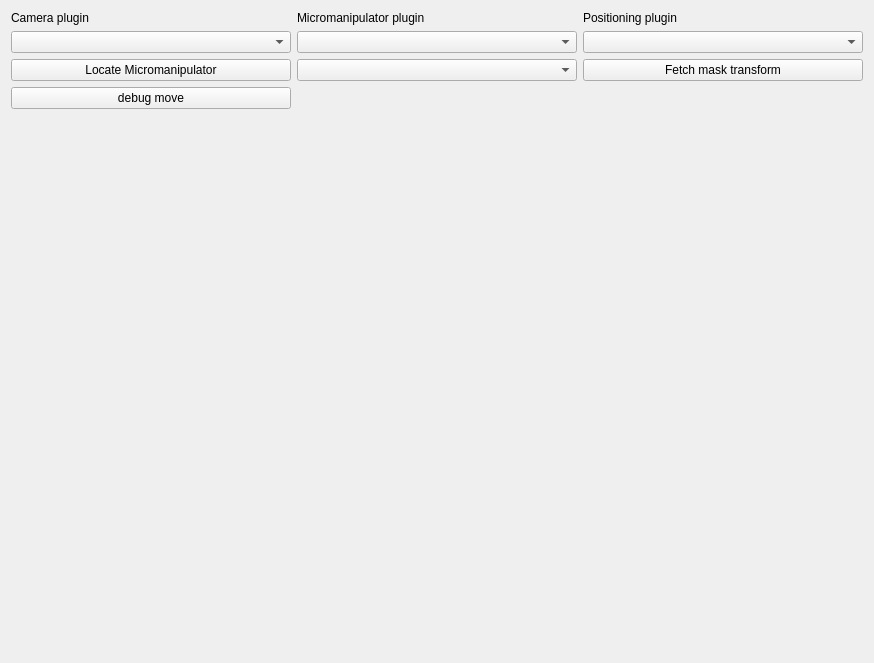
<?xml version="1.0" encoding="UTF-8"?>
<ui version="4.0">
 <class>Form</class>
 <widget class="QWidget" name="Form">
  <property name="geometry">
   <rect>
    <x>0</x>
    <y>0</y>
    <width>874</width>
    <height>663</height>
   </rect>
  </property>
  <property name="sizePolicy">
   <sizepolicy hsizetype="Expanding" vsizetype="Expanding">
    <horstretch>0</horstretch>
    <verstretch>0</verstretch>
   </sizepolicy>
  </property>
  <property name="windowTitle">
   <string>AffineMove settings</string>
  </property>
  <layout class="QGridLayout" name="gridLayout">
   <item row="5" column="2">
    <spacer name="verticalSpacer">
     <property name="orientation">
      <enum>Qt::Orientation::Vertical</enum>
     </property>
     <property name="sizeHint" stdset="0">
      <size>
       <width>20</width>
       <height>40</height>
      </size>
     </property>
    </spacer>
   </item>
   <item row="0" column="2">
    <widget class="QLabel" name="label_3">
     <property name="text">
      <string>Positioning plugin</string>
     </property>
     <property name="alignment">
      <set>Qt::AlignmentFlag::AlignBottom|Qt::AlignmentFlag::AlignLeading|Qt::AlignmentFlag::AlignLeft</set>
     </property>
    </widget>
   </item>
   <item row="0" column="1">
    <widget class="QLabel" name="label_2">
     <property name="text">
      <string>Micromanipulator plugin</string>
     </property>
     <property name="alignment">
      <set>Qt::AlignmentFlag::AlignBottom|Qt::AlignmentFlag::AlignLeading|Qt::AlignmentFlag::AlignLeft</set>
     </property>
    </widget>
   </item>
   <item row="5" column="1">
    <spacer name="verticalSpacer_3">
     <property name="orientation">
      <enum>Qt::Orientation::Vertical</enum>
     </property>
     <property name="sizeHint" stdset="0">
      <size>
       <width>20</width>
       <height>40</height>
      </size>
     </property>
    </spacer>
   </item>
   <item row="5" column="0">
    <spacer name="verticalSpacer_2">
     <property name="orientation">
      <enum>Qt::Orientation::Vertical</enum>
     </property>
     <property name="sizeHint" stdset="0">
      <size>
       <width>20</width>
       <height>40</height>
      </size>
     </property>
    </spacer>
   </item>
   <item row="0" column="0">
    <widget class="QLabel" name="label">
     <property name="text">
      <string>Camera plugin</string>
     </property>
     <property name="alignment">
      <set>Qt::AlignmentFlag::AlignBottom|Qt::AlignmentFlag::AlignLeading|Qt::AlignmentFlag::AlignLeft</set>
     </property>
    </widget>
   </item>
   <item row="1" column="1">
    <widget class="QComboBox" name="micromanipulatorBox">
     <property name="placeholderText">
      <string>Micromanipulator</string>
     </property>
    </widget>
   </item>
   <item row="1" column="2">
    <widget class="QComboBox" name="positioningBox">
     <property name="placeholderText">
      <string>Positioning</string>
     </property>
    </widget>
   </item>
   <item row="1" column="0">
    <widget class="QComboBox" name="cameraBox">
     <property name="placeholderText">
      <string>Camera</string>
     </property>
    </widget>
   </item>
   <item row="2" column="0">
    <widget class="QPushButton" name="findSutter">
     <property name="text">
      <string>Locate Micromanipulator</string>
     </property>
    </widget>
   </item>
   <item row="2" column="1">
    <widget class="QComboBox" name="mmListBox"/>
   </item>
   <item row="2" column="2">
    <widget class="QPushButton" name="fetchMaskButton">
     <property name="text">
      <string>Fetch mask transform</string>
     </property>
    </widget>
   </item>
   <item row="4" column="0">
    <widget class="QPushButton" name="debugButton">
     <property name="text">
      <string>debug move</string>
     </property>
    </widget>
   </item>
  </layout>
 </widget>
 <resources/>
 <connections/>
</ui>
